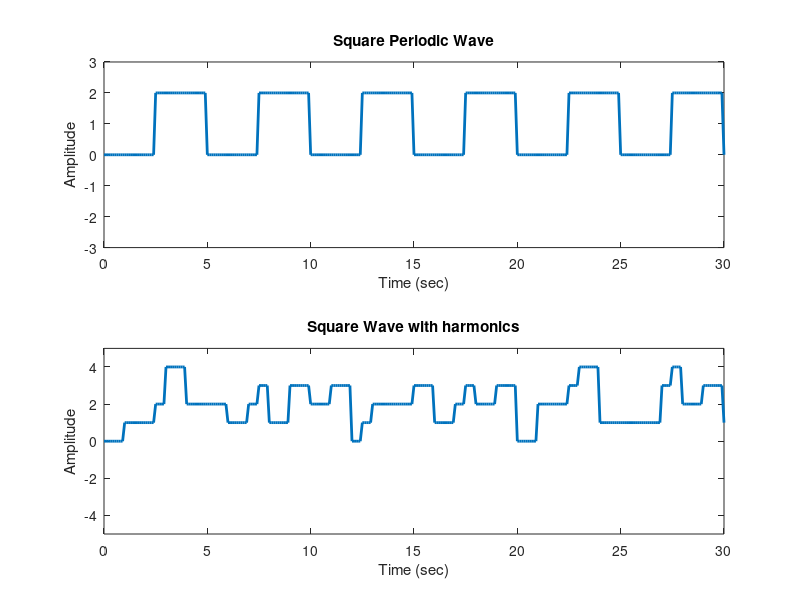

The MATLAB script that drew this image:
amplitude = 2;
[u,t] = gensig('square',5,30,0.1);

subplot(2,1,1)
plot(t, amplitude*u,'LineWidth', 2 );
axis([0 30 -1.5*amplitude 1.5*amplitude]);
xlabel('Time (sec)');
ylabel('Amplitude');
title('Square Periodic Wave');

subplot(2,1,2);
[v1,t] = gensig('square',4,30,0.1);
[v2,t] = gensig('square',2,30,0.1);
[v3,t] = gensig('Square',6,30,0.1);
plot(t, u+v3+v2+v1, 'LineWidth', 2);
axis([0 30 -5 5]);
xlabel('Time (sec)');
ylabel('Amplitude');
title('Square Wave with harmonics');
